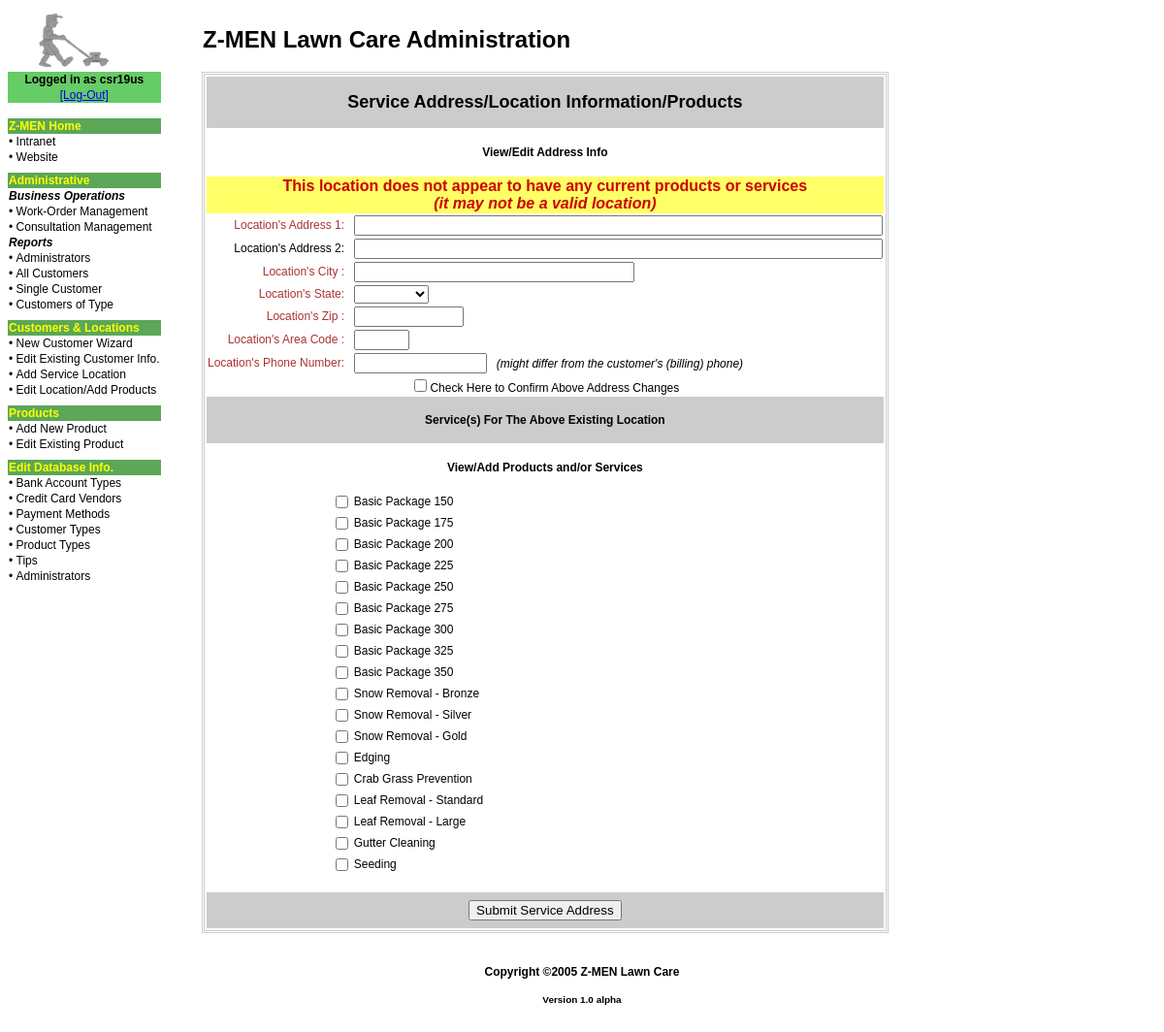
The app's page /site/adminroot/php/existing_cust_add_sa_product_form.php (signed in) with its own data.
### tables this page shows
CREATE TABLE `product` (
  `prod_id` mediumint(8) UNSIGNED NOT NULL AUTO_INCREMENT,
  `prod_name` varchar(64) DEFAULT NULL,
  `prod_desc` text,
  `prod_notes` text,
  `prod_unit_size` varchar(32) DEFAULT NULL,
  `prod_cost` float(8, 2) DEFAULT NULL,
  `prod_price` decimal(8, 2) DEFAULT NULL,
  `prod_price_d1` float(3, 2) DEFAULT NULL,
  `prod_price_d2` float(3, 2) DEFAULT NULL,
  `prod_is_promote` tinyint(1) UNSIGNED DEFAULT NULL,
  `prod_is_active` tinyint(1) UNSIGNED DEFAULT NULL,
  `prod_lastupd` timestamp NOT NULL DEFAULT CURRENT_TIMESTAMP ON UPDATE CURRENT_TIMESTAMP,
  `prod_created` datetime DEFAULT NULL,
  `prod_last_mod_by` varchar(16) DEFAULT NULL,
  `ptype_id` tinyint(3) UNSIGNED DEFAULT NULL,
  PRIMARY KEY (`prod_id`),
  KEY `product_ptype_id` TYPE BTREE (`ptype_id`),
  CONSTRAINT `FK_product_1` FOREIGN KEY (`ptype_id`) REFERENCES `prod_type` (`ptype_id`) ON DELETE
  SET
    NULL ON UPDATE CASCADE
);

### site/adminroot/php/fns_database.php (called while the page is built, shortened)
<?php
function dbconnect_newmethod() {
	$db = mysqli_connect('localhost','zmen_webuser','password','zmendev');
	return $db;
}
?>

### site/adminroot/php/existing_cust_add_sa_product_form.php (the view, shortened to what this page needs)
<?php
	require_once 'fns_display.php';
	require_once 'fns_database.php';
?>
<!DOCTYPE html PUBLIC "-//W3C//DTD XHTML 1.0 Transitional//EN" "http://www.w3.org/TR/xhtml1/DTD/xhtml1-transitional.dtd">
<html xmlns="http://www.w3.org/1999/xhtml">
<head>
<link href="../css/admin.css" rel="stylesheet" type="text/css" />
</head>
<body>
<table width="100%" border="0" align="center" cellpadding="0" cellspacing="0">
	<tr>
		<td width="200" valign="top"><?php disp_adminmenu(); ?></td>
		<td valign="top" align="left">
			<form action="existing_customer_sa_update.php" method="post" name="add_service_address_to_existing_customer">
			<table border="1" cellpadding="1" cellspacing="1" bordercolor="#CCCCCC">
				<tr><td colspan="2">
				<table border="0" cellpadding="1" cellspacing="1">
					<tr><td colspan="2" bgcolor="#CCCCCC" height="35" align="center"><h2>Service Address/Location Information/Products</h2></td></tr>
					<tr><td align="center" colspan="2" ><h4>View/Edit Address Info</h4></td></tr>
					<?php if(!isset($row1)) echo '<tr><td colspan="2" align="center" style="color:#cc0000; font-size:16px; font-weight:bold; background-color:#ffff66">This location does not appear to have any current products or services<br /><em>(it may not be a valid location)</em><br /></td></tr>'; ?>
					<tr>
						<td align="right" class="required">Location's Address 1: &nbsp; </td>
						<td align="left"><input type="text" name="sa_addr1" maxlength="64" size="65" value ="<?php echo $row1['sa_address1']; ?>" /></td>
					</tr>
					<tr>
						<td align="right">Location's Address 2: &nbsp; </td>
						<td align="left"><input type="text" name="sa_addr2" maxlength="64" size="65" value ="<?php echo $row1['sa_address2']; ?>"/></td>
					</tr>
					<tr>
						<td align="right" class="required">Location's City : &nbsp; </td>
						<td align="left"><input type="text" name="sa_city" maxlength="32" size="33" value ="<?php echo $row1['sa_city']; ?>"/></td>
					</tr>
					<tr>
						<td align="right" class="required">Location's State: &nbsp; </td>
						<td align="left">
							<select name="sa_state">
								<option value="<?php echo $row1['sa_state']; ?>"><?php echo $row1['sa_state']; ?></option>
								<option value="IL">Illinois</option>
					 		</select>
						</td>
					</tr>
					<tr>
						<td align="right" class="required">Location's Zip : &nbsp; </td>
						<td align="left"><input type="text" name="sa_zip" maxlength="10" size="11" value ="<?php echo $row1['sa_zip']; ?>"/></td>
					</tr>
					<tr>
						<td align="right" class="required">Location's Area Code : &nbsp; </td>
						<td align="left"><input type="text" name="sa_area_code" maxlength="3" size="4" value ="<?php echo $row1['sa_area_code']; ?>"/></td>
					</tr>
					<tr>
						<td align="right" class="required">Location's Phone Number: &nbsp; </td>
						<td align="left">
							<input type="text" name="sa_phone" maxlength="13" size="14" value ="<?php echo $row1['sa_phone']; ?>"/>&nbsp;&nbsp;
							<span class="example">(might differ from the customer's (billing) phone)</span>
						</td>
					</tr>
					<tr><td colspan="2" align="center"><input type="checkbox" name="verify_edit" value = "true"/>Check Here to Confirm Above Address Changes</td></tr>
					<tr>
						<td colspan="2" bgcolor="#CCCCCC" align="center" height="35"><h4>Service(s) For The Above Existing Location</h4></td>
					</tr>
					<tr><td colspan="2" align="center"><h4>View/Add Products and/or Services</h4></td></tr>
					<?php
						$result = dbconnect_newmethod()->query('SELECT prod_id, prod_name FROM product');
						for ($j=0; $j<$result->num_rows; $j++) {
							$row = $result->fetch_assoc();
						$result2 = dbconnect_newmethod()->query("SELECT prod_id FROM svc_addr_prod WHERE prod_id = '".$row['prod_id']."' and sa_id = '".$row1['sa_id']."'");
						$row2 = $result2->fetch_assoc();
							echo '<tr>';
							echo '<td align="right"><input type="checkbox" name="prodid[]" value="'.$row['prod_id'].'" ';
								if(isset($row2['prod_id'])){
									echo 'checked disabled';
								}
							echo '/></td>';
							echo '<td align="left">'.$row['prod_name'].'</td>';
							echo '</tr>';
						}
					?>
					<tr>
						<td colspan="2" bgcolor="#FFFFFF"><font color="#FFFFFF">a</font></td>
					</tr>
					<tr>
						<td colspan="2" bgcolor="#CCCCCC" align="center" height="35"><input type="submit" value="Submit Service Address" /></td>
					</tr>
				</table>
			</td></tr>
			</table>
			</form>
		</td>
	</tr>
</table>
<br />
</body>
</html>

### site/adminroot/css/admin.css (style rules this page uses)
body { font-family: Arial, Helvetica, sans-serif; font-size:12px; }
.required { color: #AA3333; }
.example { font-style: italic; }

### records on screen
product: prod_name "Basic Package 150"
product: prod_name "Basic Package 175"
product: prod_name "Basic Package 200"
product: prod_name "Basic Package 225"
product: prod_name "Basic Package 250"
product: prod_name "Basic Package 275"
product: prod_name "Basic Package 300"
product: prod_name "Basic Package 325"
product: prod_name "Basic Package 350"
product: prod_name "Snow Removal - Bronze"
product: prod_name "Snow Removal - Silver"
product: prod_name "Snow Removal - Gold"
product: prod_name "Edging"
product: prod_name "Crab Grass Prevention"
product: prod_name "Leaf Removal - Standard"
product: prod_name "Leaf Removal - Large"
product: prod_name "Gutter Cleaning"
product: prod_name "Seeding"

### other values on screen
$_SESSION['admin_user'] "csr19us"
